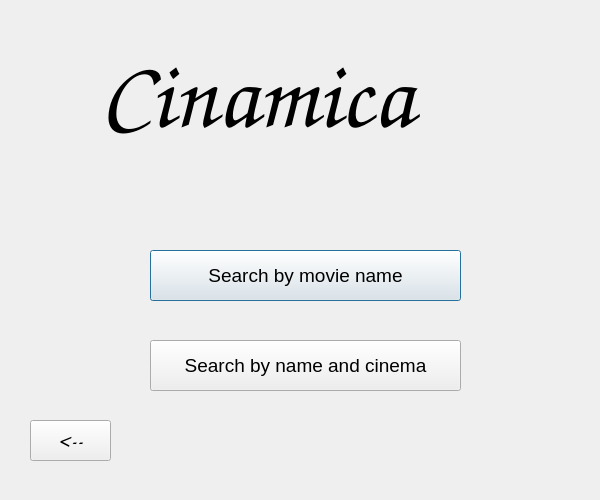
<?xml version="1.0" encoding="UTF-8"?>
<ui version="4.0">
 <class>SearchFn</class>
 <widget class="QDialog" name="SearchFn">
  <property name="geometry">
   <rect>
    <x>0</x>
    <y>0</y>
    <width>600</width>
    <height>500</height>
   </rect>
  </property>
  <property name="windowTitle">
   <string>Dialog</string>
  </property>
  <widget class="QPushButton" name="pushButton">
   <property name="geometry">
    <rect>
     <x>150</x>
     <y>250</y>
     <width>311</width>
     <height>51</height>
    </rect>
   </property>
   <property name="font">
    <font>
     <pointsize>14</pointsize>
    </font>
   </property>
   <property name="text">
    <string>Search by movie name</string>
   </property>
  </widget>
  <widget class="QPushButton" name="pushButton_2">
   <property name="geometry">
    <rect>
     <x>150</x>
     <y>340</y>
     <width>311</width>
     <height>51</height>
    </rect>
   </property>
   <property name="font">
    <font>
     <pointsize>14</pointsize>
    </font>
   </property>
   <property name="text">
    <string>Search by name and cinema</string>
   </property>
  </widget>
  <widget class="QLabel" name="label_2">
   <property name="geometry">
    <rect>
     <x>100</x>
     <y>40</y>
     <width>421</width>
     <height>111</height>
    </rect>
   </property>
   <property name="font">
    <font>
     <family>Comic Sans MS</family>
     <pointsize>72</pointsize>
     <weight>75</weight>
     <italic>true</italic>
     <bold>true</bold>
    </font>
   </property>
   <property name="text">
    <string>Cinamica</string>
   </property>
  </widget>
  <widget class="QPushButton" name="pushButton_3">
   <property name="geometry">
    <rect>
     <x>30</x>
     <y>420</y>
     <width>81</width>
     <height>41</height>
    </rect>
   </property>
   <property name="font">
    <font>
     <family>Comic Sans MS</family>
     <pointsize>17</pointsize>
     <weight>50</weight>
     <italic>false</italic>
     <bold>false</bold>
    </font>
   </property>
   <property name="text">
    <string>&lt;--</string>
   </property>
  </widget>
 </widget>
 <resources/>
 <connections/>
</ui>
